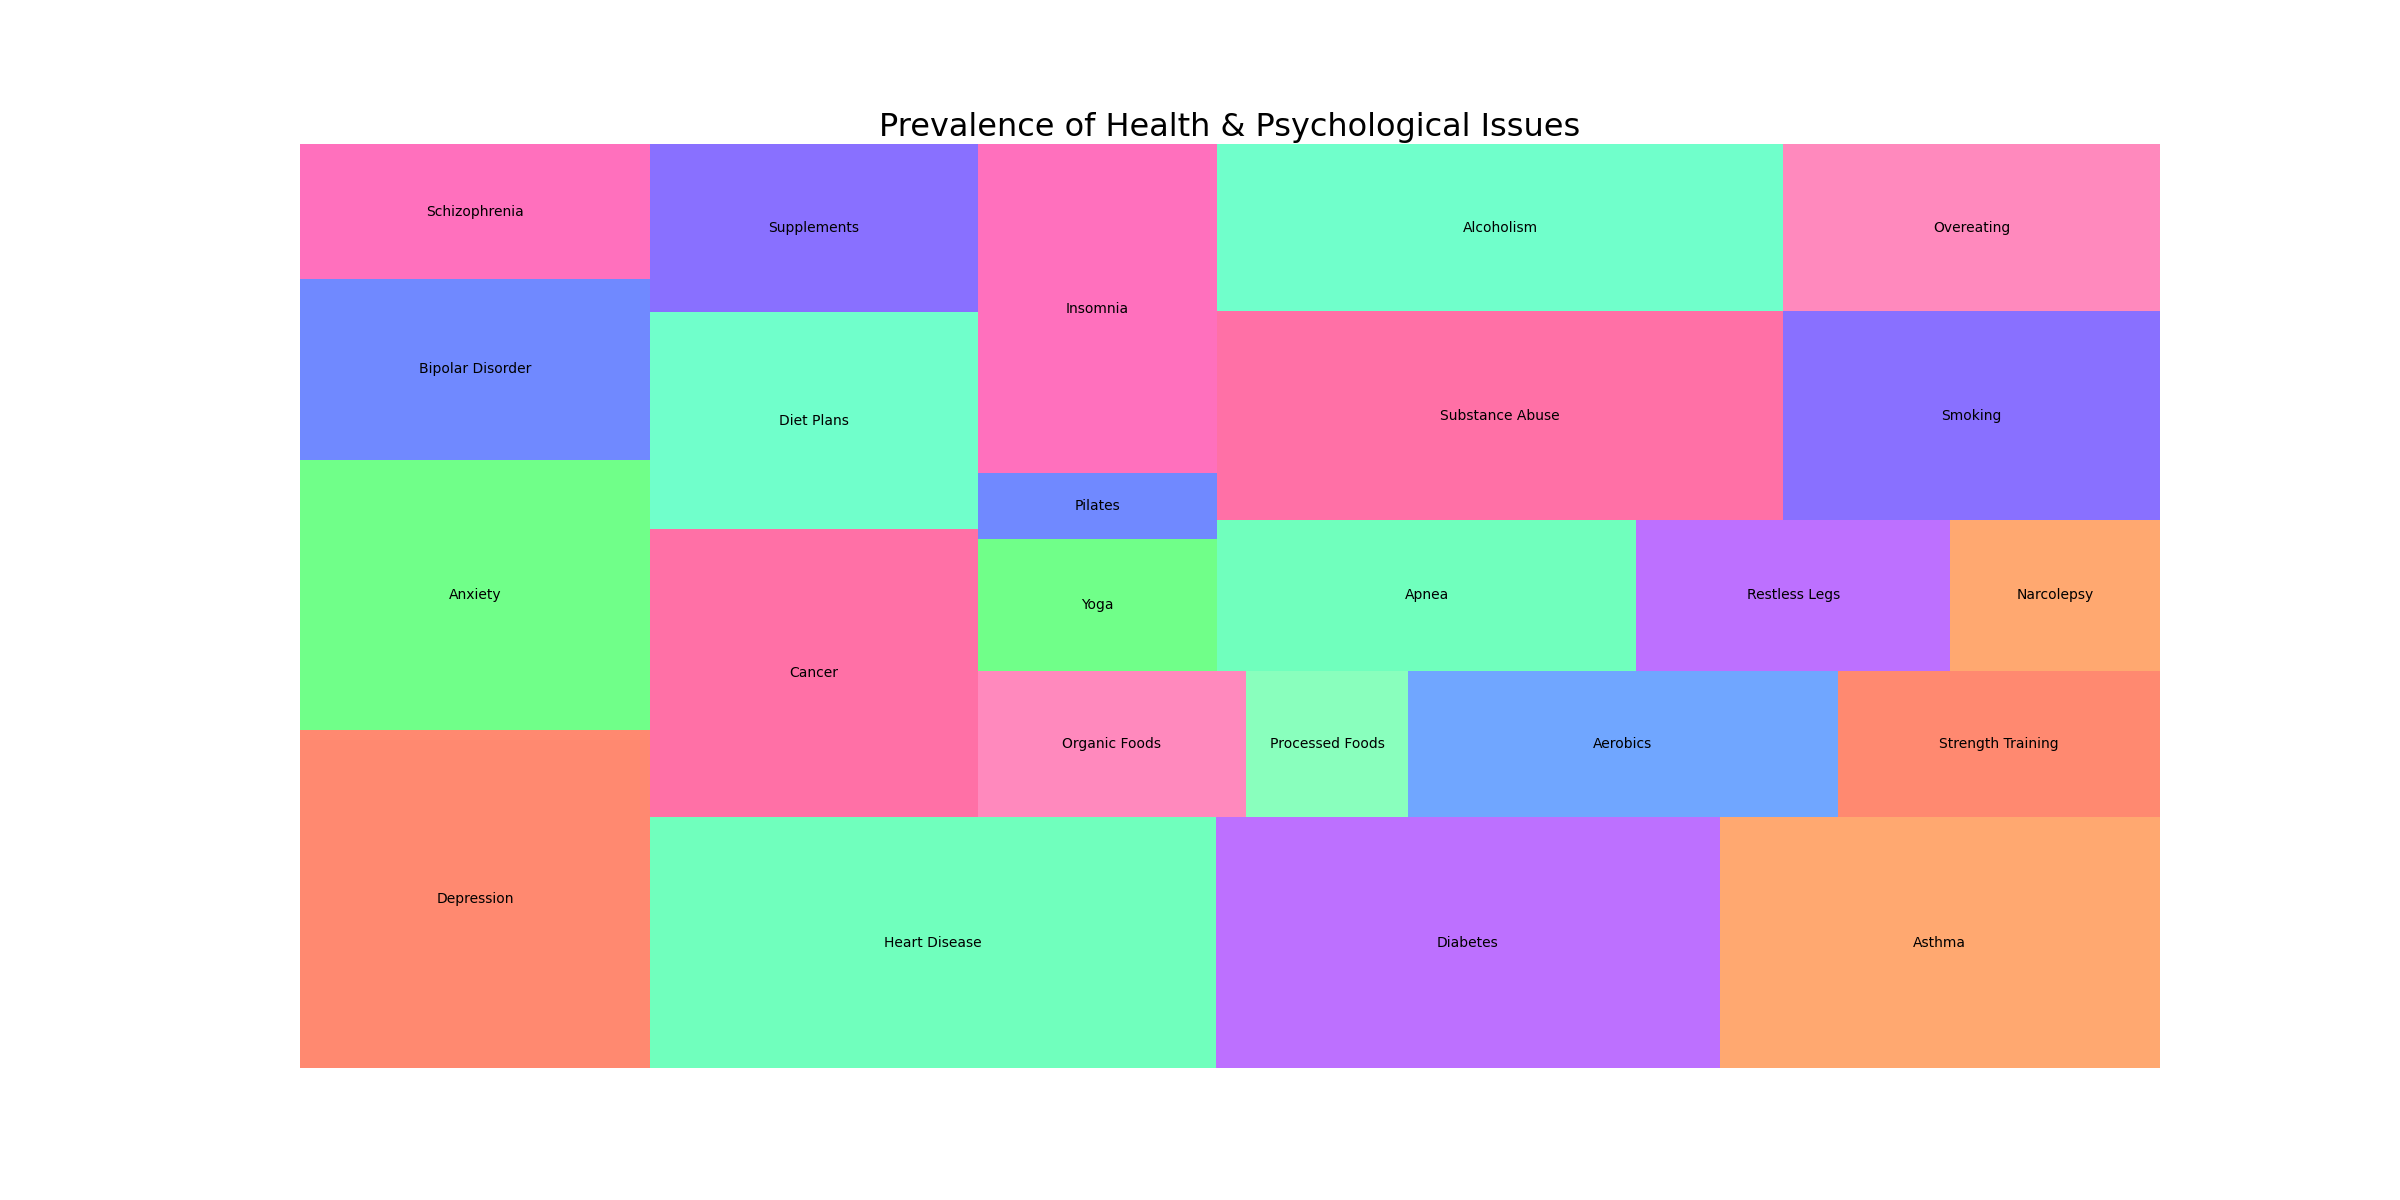

Here is the Python script that generated this plot:

import seaborn as sns
import pandas as pd
import matplotlib.pyplot as plt
import squarify

# Create a data frame with new data
df = pd.DataFrame({
    'category': ['Mental Health', 'Mental Health', 'Mental Health', 'Mental Health', 
                 'Physical Health', 'Physical Health', 'Physical Health', 'Physical Health', 
                 'Nutrition', 'Nutrition', 'Nutrition', 'Nutrition', 
                 'Exercise', 'Exercise', 'Exercise', 'Exercise', 
                 'Sleep Disorders', 'Sleep Disorders', 'Sleep Disorders', 'Sleep Disorders', 
                 'Addictions', 'Addictions', 'Addictions', 'Addictions'],
    'sub_category': ['Depression', 'Anxiety', 'Bipolar Disorder', 'Schizophrenia', 
                     'Heart Disease', 'Diabetes', 'Asthma', 'Cancer', 
                     'Diet Plans', 'Supplements', 'Organic Foods', 'Processed Foods', 
                     'Aerobics', 'Strength Training', 'Yoga', 'Pilates', 
                     'Insomnia', 'Apnea', 'Restless Legs', 'Narcolepsy', 
                     'Substance Abuse', 'Alcoholism', 'Smoking', 'Overeating'],
    'value': [1500, 1200, 800, 600, 
              1800, 1600, 1400, 1200, 
              900, 700, 500, 300, 
              800, 600, 400, 200, 
              1000, 800, 600, 400, 
              1500, 1200, 1000, 800]
})

# Create a color list
colors = ['#FF5733', '#33FF57', '#3357FF', '#FF33A1', 
          '#33FFA1', '#A133FF', '#FF8333', '#FF3380', 
          '#33FFB5', '#5733FF', '#FF57A1', '#57FFA1', 
          '#3380FF', '#FF5733', '#33FF57', '#3357FF', 
          '#FF33A1', '#33FFA1', '#A133FF', '#FF8333', 
          '#FF3380', '#33FFB5', '#5733FF', '#FF57A1']

# Plot
plt.figure(figsize=(24, 12))
squarify.plot(sizes=df['value'], label=df['sub_category'], color=colors, alpha=.7)
plt.title('Prevalence of Health & Psychological Issues', fontsize=23)
plt.axis('off')
plt.show()
